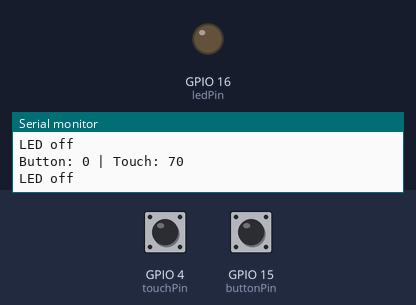
A sketch run on a simulated ESP32. Shown: output pins drawn as LEDs (lit = HIGH), the last lines printed to the serial monitor. Inputs (shaded band) come from the test bench; at power-on: GPIO 4 (touchPin) HIGH, GPIO 15 (buttonPin) LOW.

Above: at 2.2 s.
2.3 s: GPIO 4 (touchPin) pulled LOW for 0.6 s
At 2.8 s:
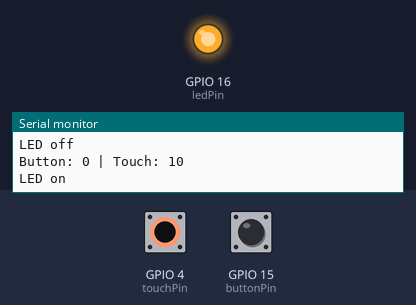
4.5 s: GPIO 4 (touchPin) pulled LOW for 3.2 s
At 8.3 s:
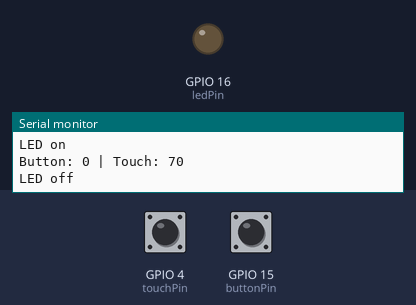
9.5 s: GPIO 15 (buttonPin) pulled HIGH for 3.2 s
At 10.7 s:
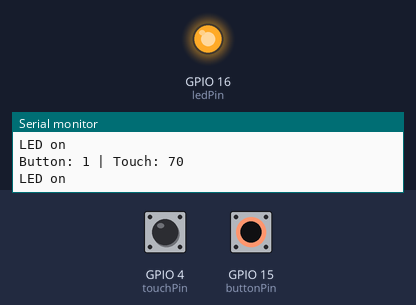
Timing chart, 0 to 14.5 s (numbered marks = the images above; inputs shaded):
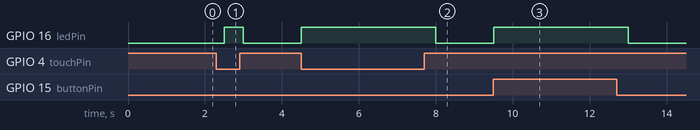

The sketch:

task03-A.ino
```cpp
// Task03 - Step A

// 핀 번호 정의
const int buttonPin = 15;  // Tact 스위치가 연결된 GPIO 핀 번호
const int touchPin = 4;    // 터치 핀이 연결된 GPIO 핀 번호 (T0)
const int ledPin = 16;     // LED가 연결된 GPIO 핀 번호

// 임계값 설정
const int threshold = 20;  // 터치 센서 임계값

// 변수 정의
int buttonState = 0;       // 스위치 상태 저장 변수
int touchValue;            // 터치 값 저장 변수

void setup() {
  // 115200의 속도로 시리얼 통신을 시작합니다.
  Serial.begin(115200);

  // 핀 모드 설정
  pinMode(buttonPin, INPUT);    // 스위치 핀을 입력으로 설정
  pinMode(ledPin, OUTPUT);      // LED 핀을 출력으로 설정

  // 시리얼 모니터 시작 시간을 줍니다.
  delay(1000);
}

void loop() {
  // 스위치 상태 읽기
  buttonState = digitalRead(buttonPin);

  // 터치 값 읽기
  touchValue = touchRead(touchPin);

  // 스위치 상태와 터치 값을 시리얼 모니터에 출력
  Serial.print("Button: ");
  Serial.print(buttonState);
  Serial.print(" | Touch: ");
  Serial.println(touchValue);

  // 스위치가 눌리거나 터치 값이 임계값보다 작으면
  if (buttonState == HIGH || touchValue < threshold) {
    // LED를 켭니다.
    digitalWrite(ledPin, HIGH);
    Serial.println("LED on");
  }
  // 그렇지 않으면
  else {
    // LED를 끕니다.
    digitalWrite(ledPin, LOW);
    Serial.println("LED off");
  }

  // 500ms 지연
  delay(500);
}
```

Measured:
- after the input at 2.3 s, GPIO 16 (ledPin): LOW → HIGH after 0.20 s, → LOW 0.50 s later
- after the input at 4.5 s, GPIO 16 (ledPin): LOW → HIGH at once, → LOW 3.5 s later
- after the input at 9.5 s, GPIO 16 (ledPin): LOW → HIGH at once, → LOW 3.5 s later
